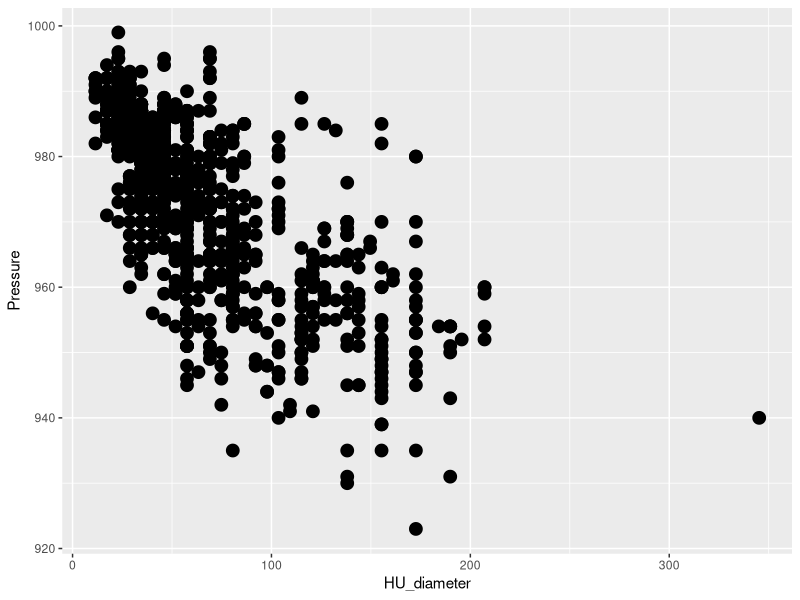
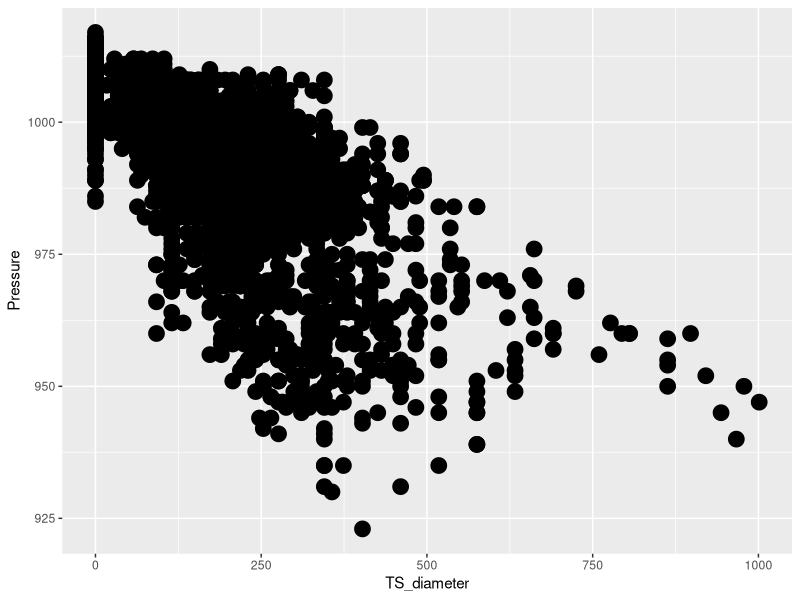

These figures' R source, in order:
## ---- chunk 1
library(tidyverse)
storms <- read.csv("storms.csv")
storms$Category <- factor(storms$Category, levels = -1:5) # set the storms category to be a factor
storms$Date <- factor(storms$Date, levels = unique(storms$Date)) # set the measurement date/time to be a factor
## ---- chunk 2
storms2 <- storms %>%
  filter(HU_diameter > 0)
CQ1<- ggplot(storms2, aes(x = HU_diameter, y = Pressure)) + 
  geom_point(size = 4) 
CQ1 # Display the plot
## ---- chunk 3
CQ2<- ggplot(storms, aes(x = TS_diameter, y = Pressure)) + 
  geom_point(size=5)
CQ2 # Display the plot

